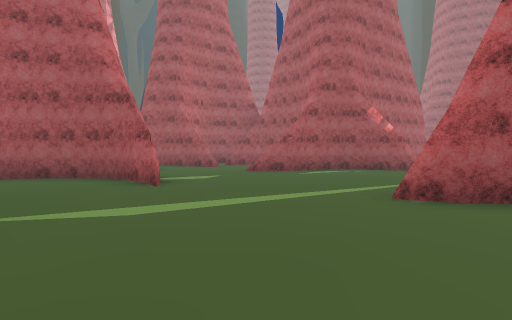
view 1 (above)

24 first-person views from a walk through a Unity game level. The camera is 1.2 m above the floor, tilts 2° down and sees 75° across. The floor is counted in squares, 2 m on a side. Each view is taken from the middle of a square. On the plan, view 1 faces up. The plan holds only what a view shows up to about 10 squares ahead; the rest is blank. The place goes on beyond the plan. The player character is not drawn. Some animated figures are left out. Some surface patterns are stand-ins.

view 2
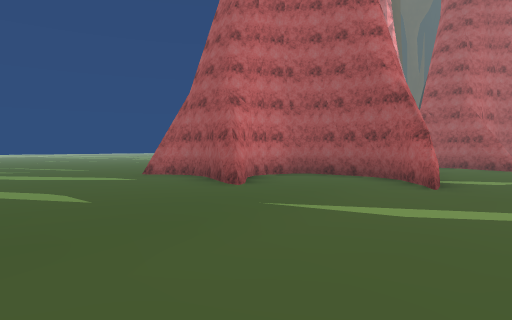

view 3
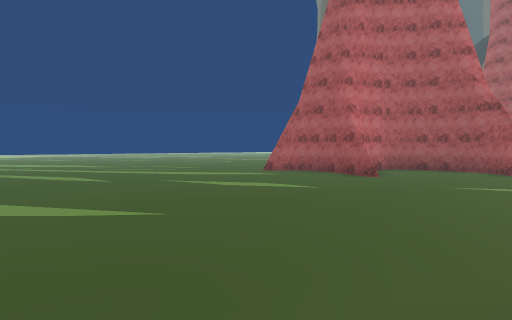

view 4
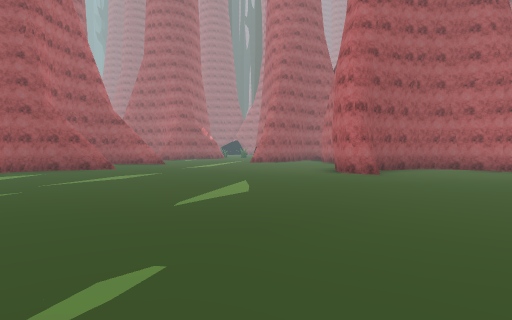

view 5
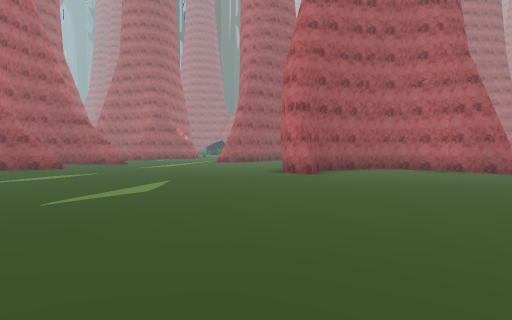

view 6
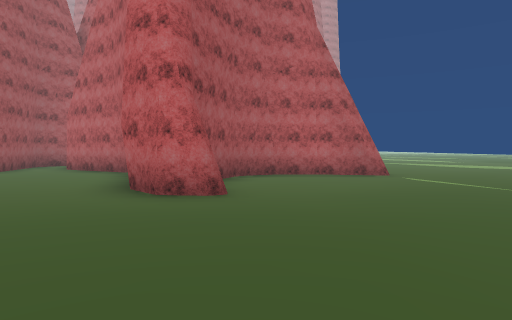

view 7
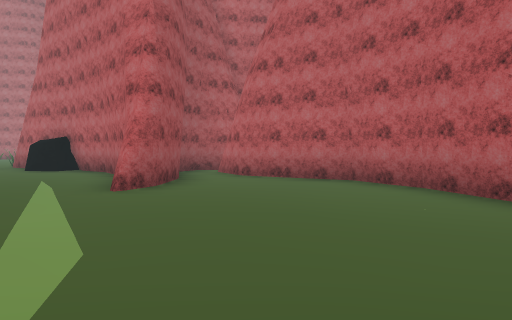

view 8
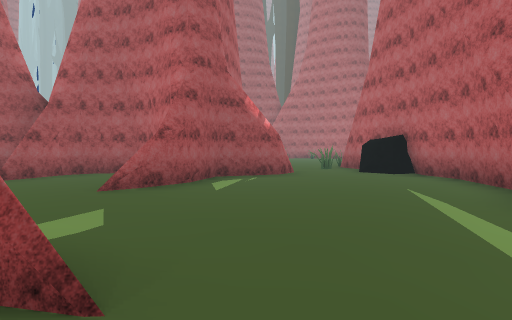

view 9
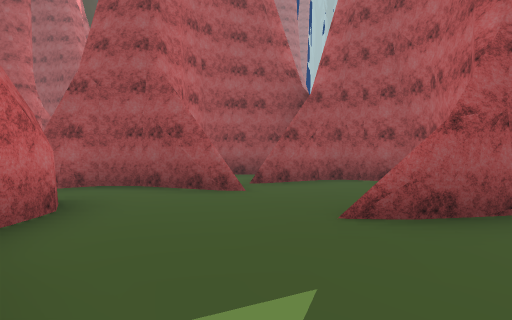

view 10
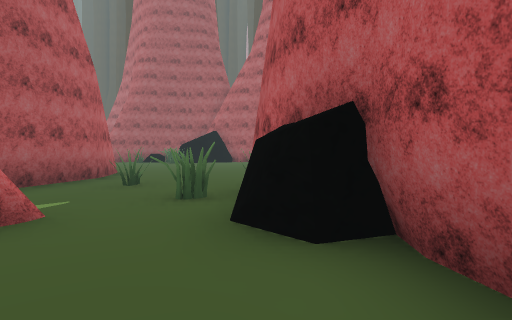

view 11
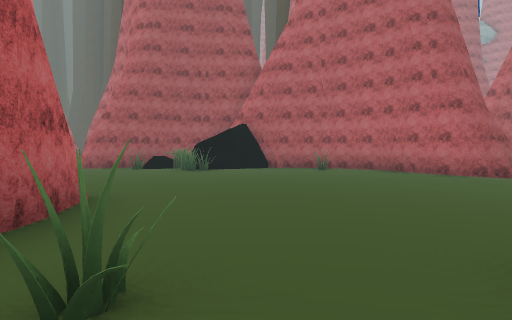

view 12
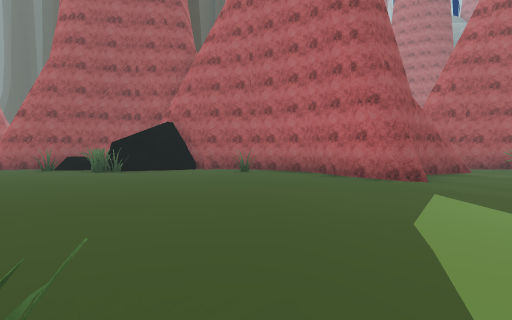

view 13
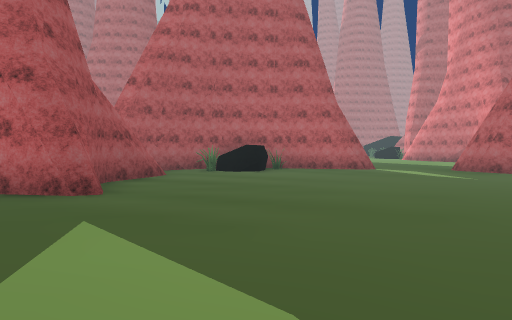

view 14
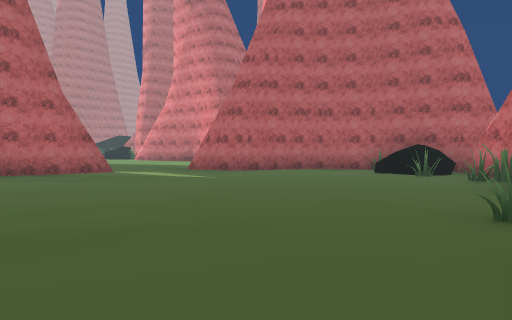

view 15
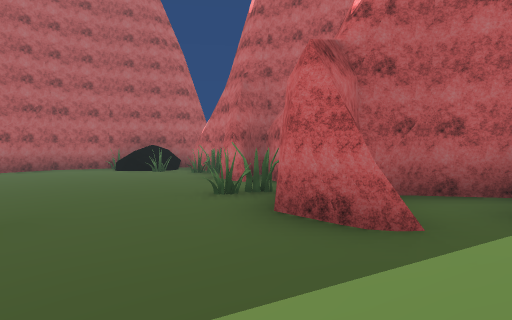

view 16
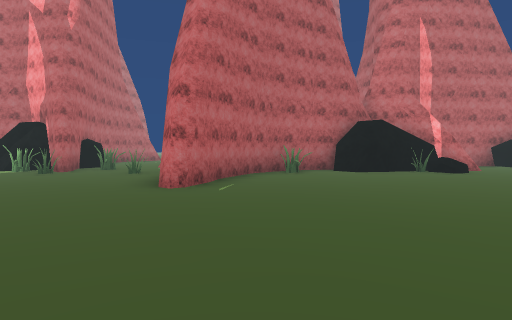

view 17
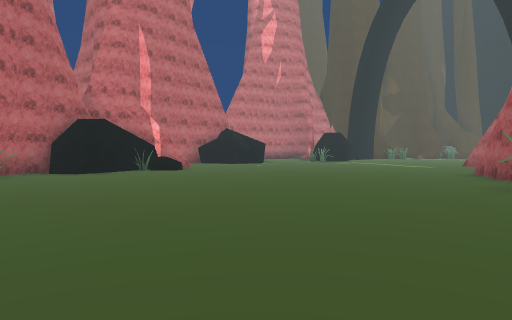

view 18
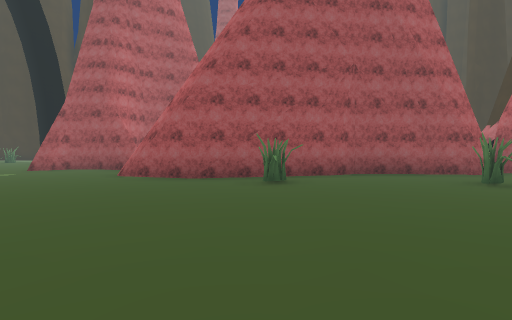

view 19
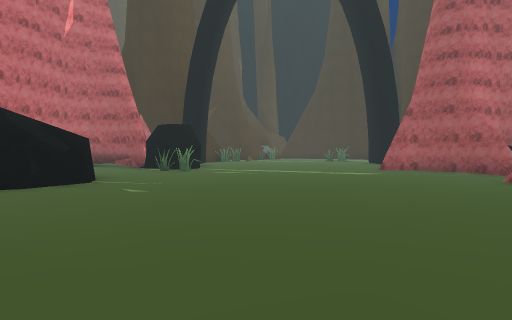

view 20
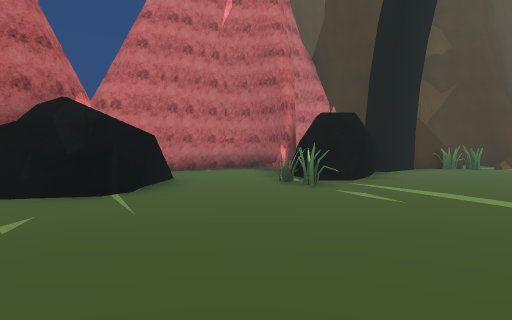

view 21
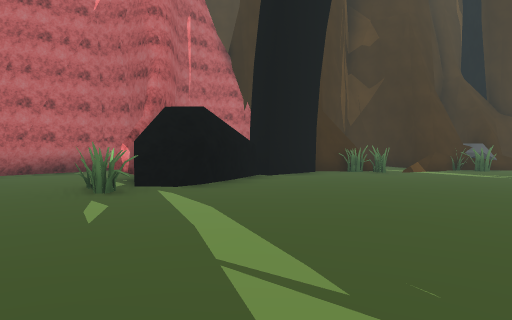

view 22
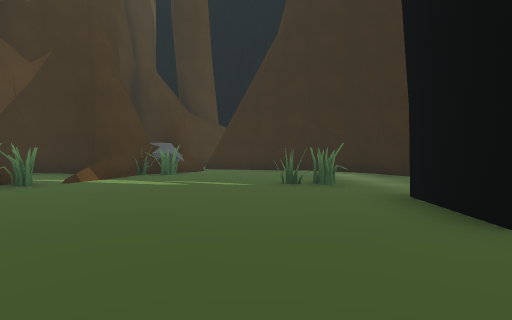

view 23
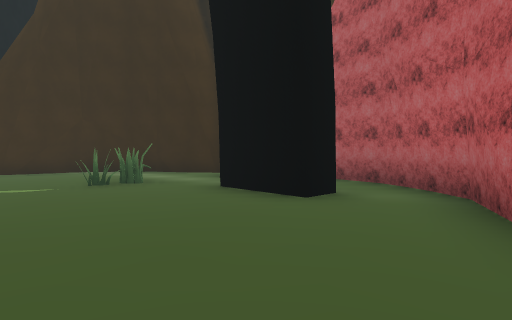

view 24
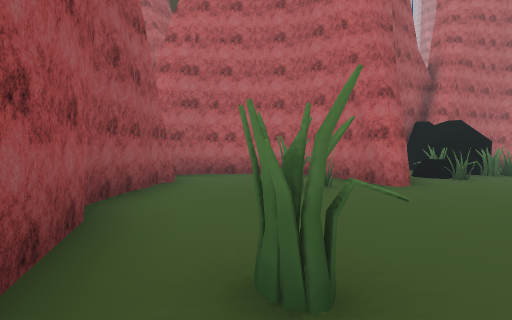

### Floor plan
Key: @ floor where view 1 was taken; # wall or solid block; . main floor; : floor 0.75 m higher than the main floor; / step, stairs or slope; = window, fence, low wall or low ledge; O other object.
Columns run from 9 left of view 1 to 20 right of it. Each row starts with its distance up from view 1.
 34  #####
 33 ##....
 32 ......  #
 31 O...O. .##
 30 OO.O..#..#
 29 #.....##.#
 28 =.......##
 27 OO......###
 26 #.......#.##         O
 25 ##..........  ########
 24  #O.........###......#
 23    O..........O......#
 22 ###OO.............O..#
 21 #..................###
 20 #...................#
 19 ##.////.............OO#
 18  ###//O............OOOO
 17    OO# ...O.........O.O##
 16   O      #O.............#
 15   OO     OOO...........O#
 14   O    ###O#O..##.......#
 13        #########........#
 12        ##..#  #.........### ##
 11      ###...#  .O.............#
 10      .....### ...O..........O#
  9       #..##.##.O#...........O#
  8       #........OOO...........#
  7     ###........# O.#.........#
  6     #.##.......#####O........#
  5   ###........###   #O.........
  4 ..#.#......#####   #..........
  3 ..............##   ##......##
  2 .............##     #O....##
  1 .............#      ##O:/.#
  0 .........@..##        O####
 -1 .........####         ##
 -2 .........####
 -3  ...........#
 -4  ...........#
 -5  ...........#
 -6  ............
 -7   .....  ....

Where each view was taken, in squares from view 1:
view 1: 0 up, 0 right, facing up
view 2: 0 up, 0 right, facing up-left
view 3: 3 down, 1 left, facing up-left
view 4: 6 down, 8 left, facing up-right
view 5: 7 down, 7 left, facing up-right
view 6: 3 down, 5 left, facing right
view 7: 2 up, 3 left, facing right
view 8: 4 up, 2 left, facing up-right
view 9: 6 up, 1 left, facing up
view 10: 6 up, 4 right, facing up-right
view 11: 10 up, 6 right, facing up-right
view 12: 9 up, 8 right, facing up-right
view 13: 9 up, 10 right, facing right
view 14: 9 up, 11 right, facing down-right
view 15: 10 up, 11 right, facing down
view 16: 19 up, 10 right, facing down-left
view 17: 19 up, 10 right, facing left
view 18: 17 up, 5 right, facing up
view 19: 17 up, 3 right, facing up-left
view 20: 21 up, 1 right, facing left
view 21: 24 up, 0 right, facing left
view 22: 26 up, 2 left, facing up-left
view 23: 25 up, 3 left, facing up
view 24: 23 up, 4 right, facing right
